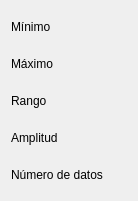
                        <widget class="QWidget" name="layoutWidget_3">
                         <property name="geometry">
                          <rect>
                           <x>60</x>
                           <y>360</y>
                           <width>138</width>
                           <height>201</height>
                          </rect>
                         </property>
                         <layout class="QVBoxLayout" name="verticalLayout_20">
                          <item>
                           <widget class="QLabel" name="CantarranaLblMinimo_3">
                            <property name="sizePolicy">
                             <sizepolicy hsizetype="Fixed" vsizetype="Preferred">
                              <horstretch>0</horstretch>
                              <verstretch>0</verstretch>
                             </sizepolicy>
                            </property>
                            <property name="styleSheet">
                             <string notr="true">font: 650 12pt &quot;Allerta&quot;;</string>
                            </property>
                            <property name="lineWidth">
                             <number>1</number>
                            </property>
                            <property name="text">
                             <string>Mínimo</string>
                            </property>
                            <property name="alignment">
                             <set>Qt::AlignLeading|Qt::AlignLeft|Qt::AlignVCenter</set>
                            </property>
                           </widget>
                          </item>
                          <item>
                           <widget class="QLabel" name="CantarranaLblMaximo_3">
                            <property name="sizePolicy">
                             <sizepolicy hsizetype="Fixed" vsizetype="Preferred">
                              <horstretch>0</horstretch>
                              <verstretch>0</verstretch>
                             </sizepolicy>
                            </property>
                            <property name="styleSheet">
                             <string notr="true">font: 650 12pt &quot;Allerta&quot;;</string>
                            </property>
                            <property name="lineWidth">
                             <number>1</number>
                            </property>
                            <property name="text">
                             <string>Máximo</string>
                            </property>
                            <property name="alignment">
                             <set>Qt::AlignLeading|Qt::AlignLeft|Qt::AlignVCenter</set>
                            </property>
                           </widget>
                          </item>
                          <item>
                           <widget class="QLabel" name="CantarranaLblRango_3">
                            <property name="sizePolicy">
                             <sizepolicy hsizetype="Fixed" vsizetype="Preferred">
                              <horstretch>0</horstretch>
                              <verstretch>0</verstretch>
                             </sizepolicy>
                            </property>
                            <property name="styleSheet">
                             <string notr="true">font: 650 12pt &quot;Allerta&quot;;</string>
                            </property>
                            <property name="lineWidth">
                             <number>1</number>
                            </property>
                            <property name="text">
                             <string>Rango</string>
                            </property>
                            <property name="alignment">
                             <set>Qt::AlignLeading|Qt::AlignLeft|Qt::AlignVCenter</set>
                            </property>
                           </widget>
                          </item>
                          <item>
                           <widget class="QLabel" name="CantarranaLblAmplitud_3">
                            <property name="sizePolicy">
                             <sizepolicy hsizetype="Fixed" vsizetype="Preferred">
                              <horstretch>0</horstretch>
                              <verstretch>0</verstretch>
                             </sizepolicy>
                            </property>
                            <property name="styleSheet">
                             <string notr="true">font: 650 12pt &quot;Allerta&quot;;</string>
                            </property>
                            <property name="lineWidth">
                             <number>1</number>
                            </property>
                            <property name="text">
                             <string>Amplitud</string>
                            </property>
                            <property name="alignment">
                             <set>Qt::AlignLeading|Qt::AlignLeft|Qt::AlignVCenter</set>
                            </property>
                           </widget>
                          </item>
                          <item>
                           <widget class="QLabel" name="CantarranaLblDatos_3">
                            <property name="sizePolicy">
                             <sizepolicy hsizetype="Fixed" vsizetype="Preferred">
                              <horstretch>0</horstretch>
                              <verstretch>0</verstretch>
                             </sizepolicy>
                            </property>
                            <property name="styleSheet">
                             <string notr="true">font: 650 12pt &quot;Allerta&quot;;</string>
                            </property>
                            <property name="lineWidth">
                             <number>1</number>
                            </property>
                            <property name="text">
                             <string>Número de datos</string>
                            </property>
                            <property name="alignment">
                             <set>Qt::AlignLeading|Qt::AlignLeft|Qt::AlignVCenter</set>
                            </property>
                           </widget>
                          </item>
                         </layout>
                        </widget>
